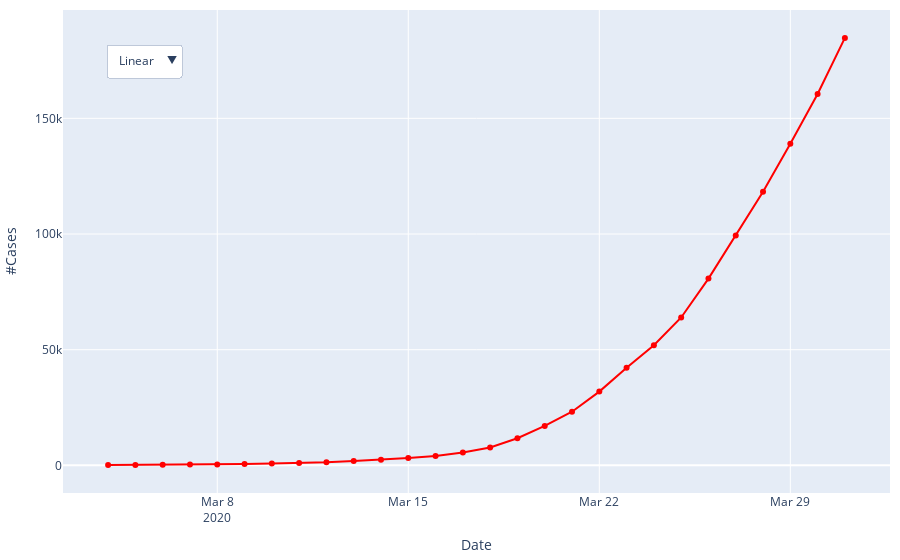

The notebook cell this image was saved under:
### Markdown cell above
Now we will start using plotly to make interactive plots we can show on a web site. For this first one, we will show the same time-series data, but in one plot with a dropdown menu that lets you select log or linear y axis. Ironically, *these plotly graphs will not show* when you are viewing this notebook in Github you need to run it in interactive mode.

### Code cell
# Plot in plotly with dropdown to select log vs linear
fig_time_dropit = go.Figure()
fig_time_dropit.add_trace(go.Scatter(x = covid_time['date'], y = covid_time['cases'],
                    mode='lines+markers',
                    name='Covid over Time',
                    line_color='red'))

fig_time_dropit.update_layout(
    updatemenus=[
        dict(
            buttons=list([
                dict(label="Linear",
                    method="update",
                    args = [{'title': 'Linear scale'},
                            {'yaxis': {'type': 'linear'}}] ),
                dict(label="Log",
                    method="update",
                    args = [{'title': 'Log scale'},
                            {'yaxis': {'type': 'log'}}] )
            ]),
            direction="down",
            pad={"l": 10, "b": 10, "r": 10, "t": 10},
            showactive=True,
            x=0.04,
            xanchor="left",
            y=0.95,
            yanchor="top"),
    ],
    xaxis_title = "Date",
    yaxis_title = "#Cases",
    margin=dict(
        l=10,
        r=10,
        b=10,
        t=10,
        pad=0
    ),
)
fig_time_dropit.show()

### Figure 1 — Plotly figure (JSON) as saved in the notebook; plotly's stock layout.template omitted (floating-point values rounded to 4 significant figures)
{"data": [{"line": {"color": "red"}, "mode": "lines+markers", "name": "Covid over Time", "type": "scatter", "x": ["2020-03-04T00:00:00", "2020-03-05T00:00:00", "2020-03-06T00:00:00", "2020-03-07T00:00:00", "2020-03-08T00:00:00", "2020-03-09T00:00:00", "2020-03-10T00:00:00", "2020-03-11T00:00:00", "2020-03-12T00:00:00", "2020-03-13T00:00:00", "2020-03-14T00:00:00", "2020-03-15T00:00:00", "2020-03-16T00:00:00", "2020-03-17T00:00:00", "2020-03-18T00:00:00", "2020-03-19T00:00:00", "2020-03-20T00:00:00", "2020-03-21T00:00:00", "2020-03-22T00:00:00", "2020-03-23T00:00:00", "2020-03-24T00:00:00", "2020-03-25T00:00:00", "2020-03-26T00:00:00", "2020-03-27T00:00:00", "2020-03-28T00:00:00", "2020-03-29T00:00:00", "2020-03-30T00:00:00", "2020-03-31T00:00:00"], "y": [118, 176, 223, 341, 417, 584, 778, 1053, 1315, 1922, 2450, 3173, 4019, 5591, 7730, 11719, 17033, 23197, 31879, 42152, 51954, 63928, 80735, 99413, 118234, 139061, 160530, 184770]}], "layout": {"margin": {"b": 10, "l": 10, "pad": 0, "r": 10, "t": 10}, "updatemenus": [{"buttons": [{"args": [{"title": "Linear scale"}, {"yaxis": {"type": "linear"}}], "label": "Linear", "method": "update"}, {"args": [{"title": "Log scale"}, {"yaxis": {"type": "log"}}], "label": "Log", "method": "update"}], "direction": "down", "pad": {"b": 10, "l": 10, "r": 10, "t": 10}, "showactive": true, "x": 0.04, "xanchor": "left", "y": 0.95, "yanchor": "top"}], "xaxis": {"title": {"text": "Date"}}, "yaxis": {"title": {"text": "#Cases"}}}}
